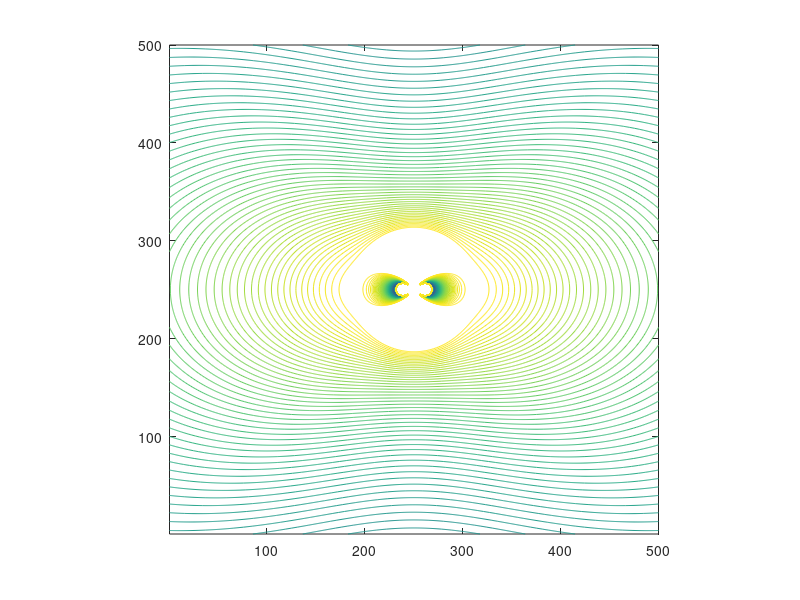

Source code (MATLAB):
%% Script to calculate analytically the stokeslet cyclinder flow

% Space parameters.
Xsi = 2; Xlen = 500; % X dimensionless length, number of points, resp.
Ysi = 2; Ylen = 500; % Y dimensionless length, number of points, resp.
Xsys = linspace(-Xsi/2,Xsi/2,Xlen);
Ysys = linspace(-Ysi/2,Ysi/2,Ylen);

% Store for final velocity field.
UxSys = zeros(Xlen,Ylen);
UySys = zeros(Xlen,Ylen);

% Cylinder parameters.
a = 0.25;
f0 = (1/(1-2*log(a))) * [1,0];

% loop through the space and solve.
for xi = 1:Xlen
    for yi = 1:Ylen

        R = [Xsys(xi),Ysys(yi)];
        r = norm(R);

        utemp = -f0*(2*log(r) - (a^2/r^2)) + 2*dot(f0,R)*R/r^2*(1-(a^2/r^2));

        UxSys(xi,yi) = utemp(1);
        UySys(xi,yi) = utemp(2);

    end
end

% Optional thresholding to improve the contour plots.
thresh1 = 1;
UxSys( abs(UxSys) > thresh1) = thresh1;
UySys( abs(UySys) > thresh1) = thresh1;

% thresh2 = 0.4;
% UxSys( abs(UxSys) < thresh2) = thresh2;
% UySys( abs(UySys) < thresh2) = thresh2;

contour(UxSys',100)
%contour(UySys)
axis equal
